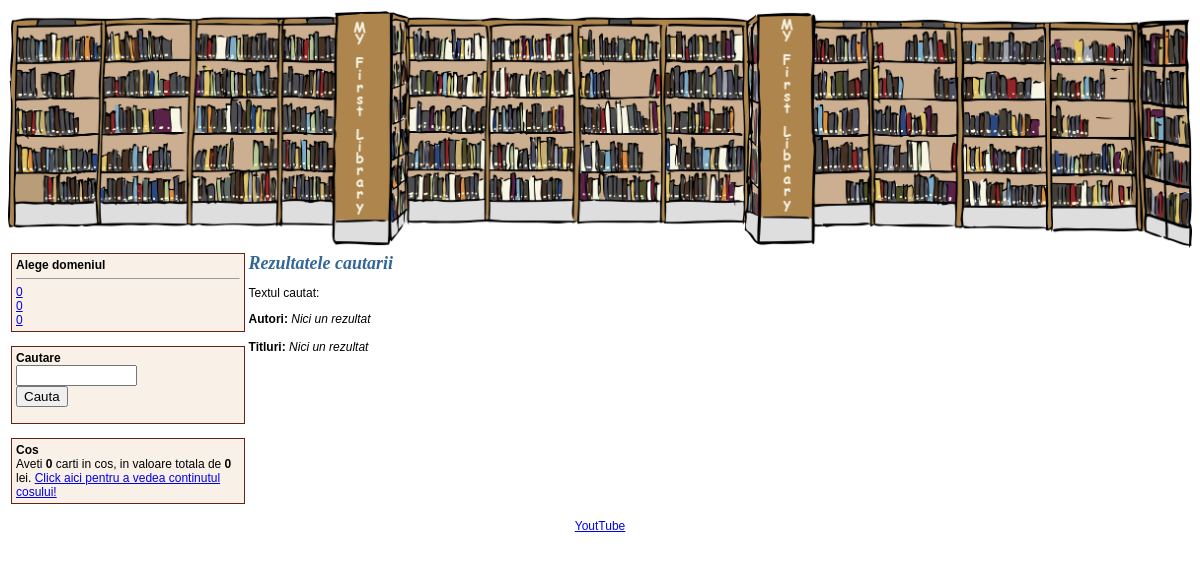
Page /search.php on the earlier database version.
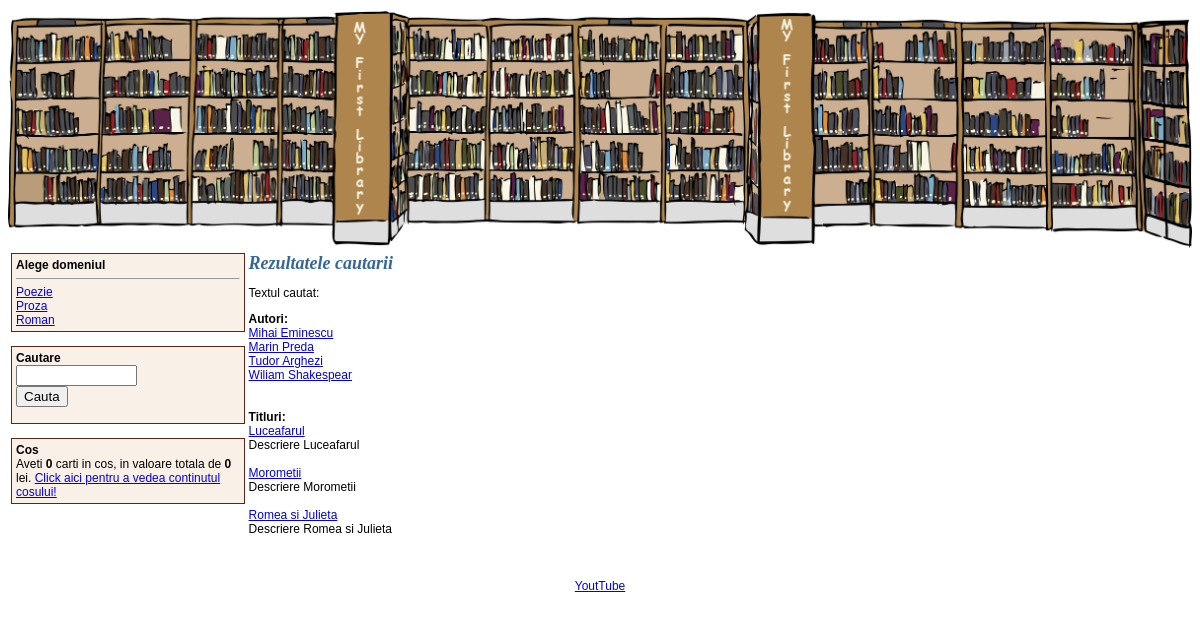
Same page on the later database version.
### tables this page shows
CREATE TABLE autori (
  `id_autor`   INT  NOT NULL AUTO_INCREMENT PRIMARY KEY UNIQUE,
  `nume_autor` TEXT NOT NULL
);

CREATE TABLE carti (
  `id_carte`   INT    NOT NULL AUTO_INCREMENT PRIMARY KEY UNIQUE,
  `id_autor`   INT    NOT NULL,
  `id_domeniu` INT    NOT NULL,
  `titlu`      TEXT   NOT NULL,
  `descriere`  TEXT   NOT NULL,
  `data`       DATE   NOT NULL,
  `pret`       DOUBLE NOT NULL
);

### search.php (the view, shortened to what this page needs)
<?php
    include("connect_db.php");
    include("page_top.php");
    include("menu.php");
    $cuvant = $_GET['cuvant'];
?>
<td valign="top">
    <h1>Rezultatele cautarii</h1>
    <p>Textul cautat: <b><?= $cuvant ?></b></p>
    <b>Autori: </b>
    <?php
        $sql     = "SELECT id_autor, nume_autor FROM autori WHERE nume_autor LIKE '%" . $cuvant . "%'";
        $resursa = mysqli_query($db, $sql);
        if (mysqli_num_rows($resursa) == 0)
        {
            print "<i>Nici un rezultat</i>";
        }
        else
            print "<br>";
        while ($row = mysqli_fetch_array($resursa))
        {
            print '<a href="autor.php?id_autor=' . $row['id_autor'] . '">' . $row['nume_autor'] . '</a><br>';
        }
    ?>
    <br><br>
    <b>Titluri:</b>
    <?php
        $sql     = "SELECT id_carte, titlu, descriere FROM carti WHERE titlu LIKE '%" . $cuvant . "%'";
        $resursa = mysqli_query($db, $sql);
        if (mysqli_num_rows($resursa) == 0)
        {
            print "<i>Nici un rezultat</i>";
        }
        else
            print "<br>";
        while ($row = mysqli_fetch_array($resursa))
        {
            print '<a href="carte.php?id_carte=' . $row['id_carte'] . '">' . $row['titlu'] . '</a><br>' . $row['descriere'] . '<br><br>';
        }
    ?>
    <br>
</td>
<?php
    include("page_bottom.php");
?>

### menu.php (shortened to what this page needs)
<td valign="top" width="20%">
    <div style="width: 96%; background-color:#F9F1E7; padding:4px; border: solid #632415 1px">
        <b>Alege domeniul</b>
        <HR size="1">
        <?php
            $sql     = "SELECT nume_domeniu FROM domenii ORDER BY nume_domeniu ASC";
            $resursa = mysqli_query($db, $sql);
            while ($row = mysqli_fetch_array($resursa))
            {
                print '<a href="domain.php?nume_domeniu=' . $row['nume_domeniu'] . '">' . $row['nume_domeniu'] . '</a><br>';
            }
        ?>
    </div>
    <br>
    <div style="width:96%; background-color:#F9F1E7; padding:4px; border:solid #632415 1px">
        <form action="search.php" method="GET">
            <b>Cautare</b><br>
            <input type="text" name="cuvant" size="12" width="100%"><br>
            <input type="submit" value="Cauta" width="100%">
        </form>
    </div>
    <br>
    <div style="width: 96%; background-color: #F9F1E7; padding: 4px; border: solid #632415 1px">
        <b>Cos</b><br>
        <?php
            $nrCarti      = 0;
            $totalValoare = 0;
        ?>
        Aveti <b><?= $nrCarti ?></b> carti in cos, in valoare totala de <b><?= $totalValoare ?></b> lei.
        <a href="shopping_cart.php">Click aici pentru a vedea continutul cosului!</a>
    </div>
</td>

Differences in the rows shown:
added autori: nume_autor "Mihai Eminescu"
added autori: nume_autor "Marin Preda"
added autori: nume_autor "Tudor Arghezi"
added autori: nume_autor "Wiliam Shakespear"
added carti: titlu "Luceafarul", descriere "Descriere Luceafarul"
added carti: titlu "Morometii", descriere "Descriere Morometii"
added carti: titlu "Romea si Julieta", descriere "Descriere Romea si Julieta"
Other differences:
new list line: "Poezie"
new list line: "Proza"
new list line: "Roman"
list line gone: "0"
text no longer shown: "Nici un rezultat Nici un rezultat"
